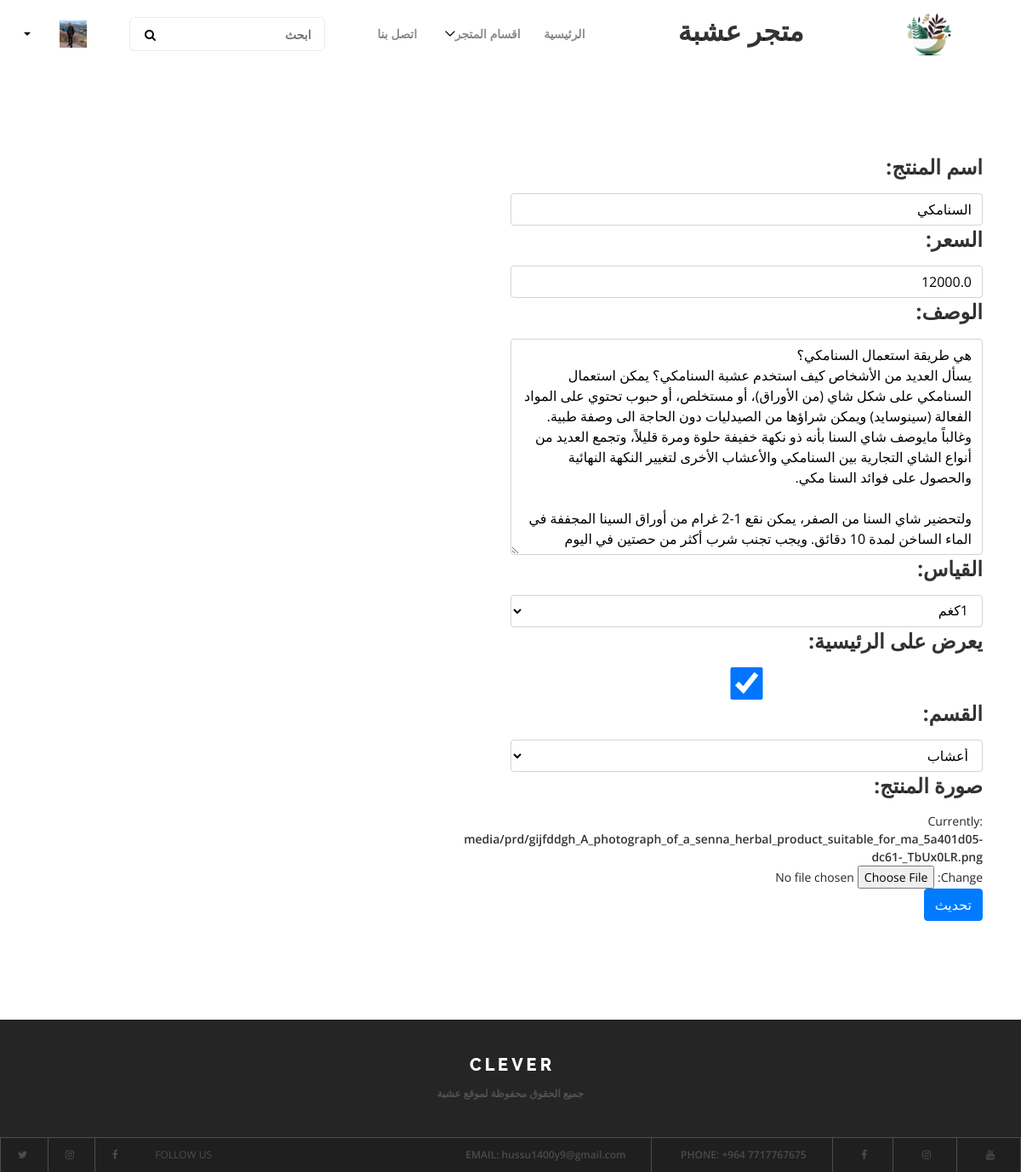
The page /editprd/11 (signed in) on the database as committed earlier.
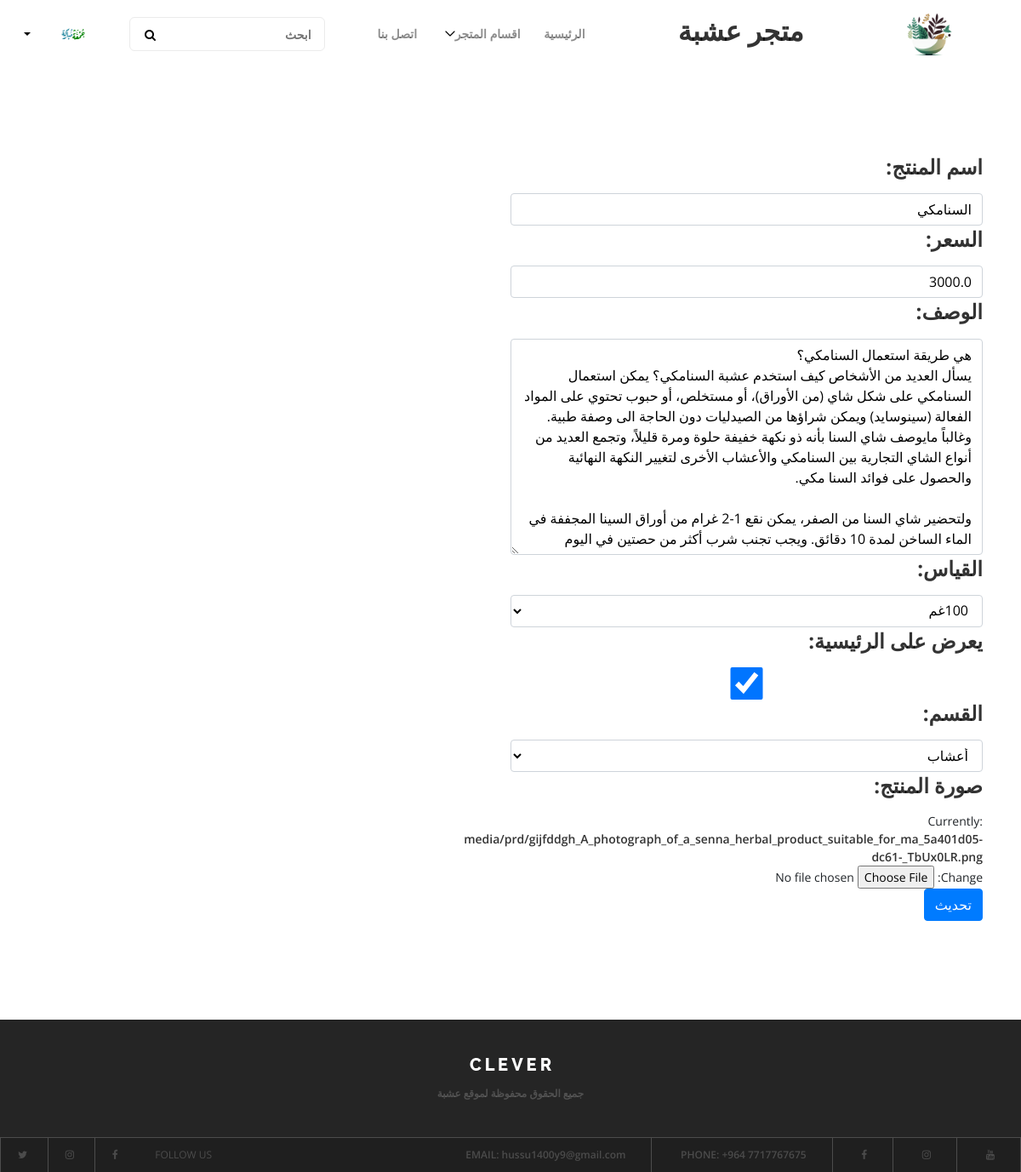
The same page on the database as committed later.
### accounts/models.py (models this page shows, shortened)
class Profile(models.Model):
   user_id = models.OneToOneField(User, on_delete=models.CASCADE)
   phone = models.BigIntegerField(verbose_name='رقم الهاتف')
   img = models.ImageField(upload_to='media/usrimg/', default='media/usrimg/default.png', verbose_name='الصورة')

### products/models.py (models this page shows, shortened)
class Product(models.Model):
    prd_name = models.CharField(max_length=500, verbose_name="اسم المنتج")
    prd_price = models.IntegerField(verbose_name="السعر",default=0)
    description = models.CharField(max_length=1500,verbose_name="الوصف")
    img = models.ImageField( upload_to="media/prd/", default='media/prd/default.png', verbose_name="صورة المنتج")
    up_date = models.DateField(auto_now=False, auto_now_add=True,verbose_name="تاريخ الرفع")
    recommended = models.BooleanField(verbose_name="يعرض على الرئيسية")
    sold = models.BooleanField(verbose_name="مباع")
    unit=models.CharField(verbose_name="القياس",max_length=140,default="",choices=units)
    discount = models.IntegerField(verbose_name="الخصم", default=0)
    cat_id = models.ForeignKey(Category, on_delete=models.CASCADE,verbose_name="القسم",null=True)
    slug = models.SlugField(verbose_name="Slug",blank=True , null=True)
    total = models.FloatField(verbose_name="السعر الكلي",default=0)

### products/views.py (the view)
# urls.py: path('editprd/<int:pk>', editprd, name="editprd"),
def editprd(request, pk):
    if request.user.is_authenticated:
        if request.user.is_staff:
            user = Profile.objects.get(user_id=request.user)
            prd = Product.objects.filter(pk=pk).first()
            category = Category.objects.all()
            if request.method == "POST":
                pr = prdedit(data=request.POST, instance=prd)
                if pr.is_valid():
                    prr = pr.save()
                    return redirect('details' ,pk)
            else:
                pr = prdedit(instance=prd)
            return render(request, 'editprd.html', {'cats': category, 'prds': prd, 'pr': pr, 'users': user})
        else:
            return redirect('details' ,pk)
    else:
        return redirect('details' ,pk)

### products/forms.py
class prdedit(forms.ModelForm):
    class Meta():
        model = Product
        fields = ('prd_name', 'prd_price', 'description', 'unit', 'recommended', 'cat_id','img')
        widgets = {
            'prd_name': forms.TextInput(attrs={'class': 'form-control'}),
            'prd_price': forms.TextInput(attrs={'class': 'form-control'}),
            'description': forms.Textarea(attrs={'class': 'form-control'}),
            'unit': forms.Select(attrs={'class': 'form-control'}),
            'recommended': forms.CheckboxInput(attrs={'class': 'form-control'}),
            'cat_id': forms.Select(attrs={'class': 'form-control'}),
        }

### products/models.py (called while the page is built)
    def __str__(self):
        return self.cat_name

### products/templates/editprd.html (shortened to what this page needs)
{% extends 'base.html' %}
{% block container %}
    <div class="container">
    <form action="" method="POST" class="post-form" enctype="multipart/form-data" style="width:50%">
        <div class="form-group">
            {% for field in pr %}
                <span>
                    <h4 style="text-align: right;">
                        {{ field.label_tag }}
                    </h4>
               {{ field }}
                </span>
        {% endfor %}
        <br>
        <button type="submit" class="btn btn-primary">تحديث</button>
    </form></div>
{%  endblock %}

### templates/base.html (shortened to what the changed rows need)
<!DOCTYPE html>
{% load static %}
<html dir="ltr">
<head>
    <link type="text/css" href="{% static 'css\style.css' %} " rel="stylesheet" />
    <link href="{% static 'style.css' %} " rel="stylesheet" />
</head>
<body  dir="rtl" style="text-align: right">
    <header class="header-area">
        <div class="clever-main-menu">
            <div class="classy-nav-container breakpoint-off">
                <nav class="classy-navbar justify-content-between" id="cleverNav">
<H2 class="navbar-expand-md">متجر عشبة</H2>
                    <div class="classy-menu">
                        <div class="classynav">
							{% if request.user.is_authenticated %}
							<div class="login-state d-flex align-items-center">
                                <div class=" ">
                                    <img class="avatar" src="{{users.img.url}}" alt="">
                                </div>
                                <div class="user-name mr-30">
                                    <div class="dropdown">
                                        <a class="dropdown-toggle" href="#" role="button" id="userName" data-toggle="dropdown" aria-haspopup="true" aria-expanded="false">{{users.user_id.first_name}}</a>
                                    </div>
                                </div>
							</div>
							{% else %}
							<div class="register-login-area">
                                <a href="{% url 'reg' %}" class="btn">تسجيل</a>
								<a href="{% url 'login' %}" class="btn active">تسجيل الدخول</a>
                            </div>
							{% endif %}
						</div>
                    </div>
                </nav>
            </div>
        </div>
    </header>
    <section class="popular-courses-area section-padding-100">
		{% block container %}
		{% endblock container %}
    </section>
</body>
</html>

Rows that differ between the two databases and show on the page:
changed Profile: img: a different picture
changed Product "السنامكي": prd_price "12000.0" → "3000.0"; unit "1كغم" → "100غم"
